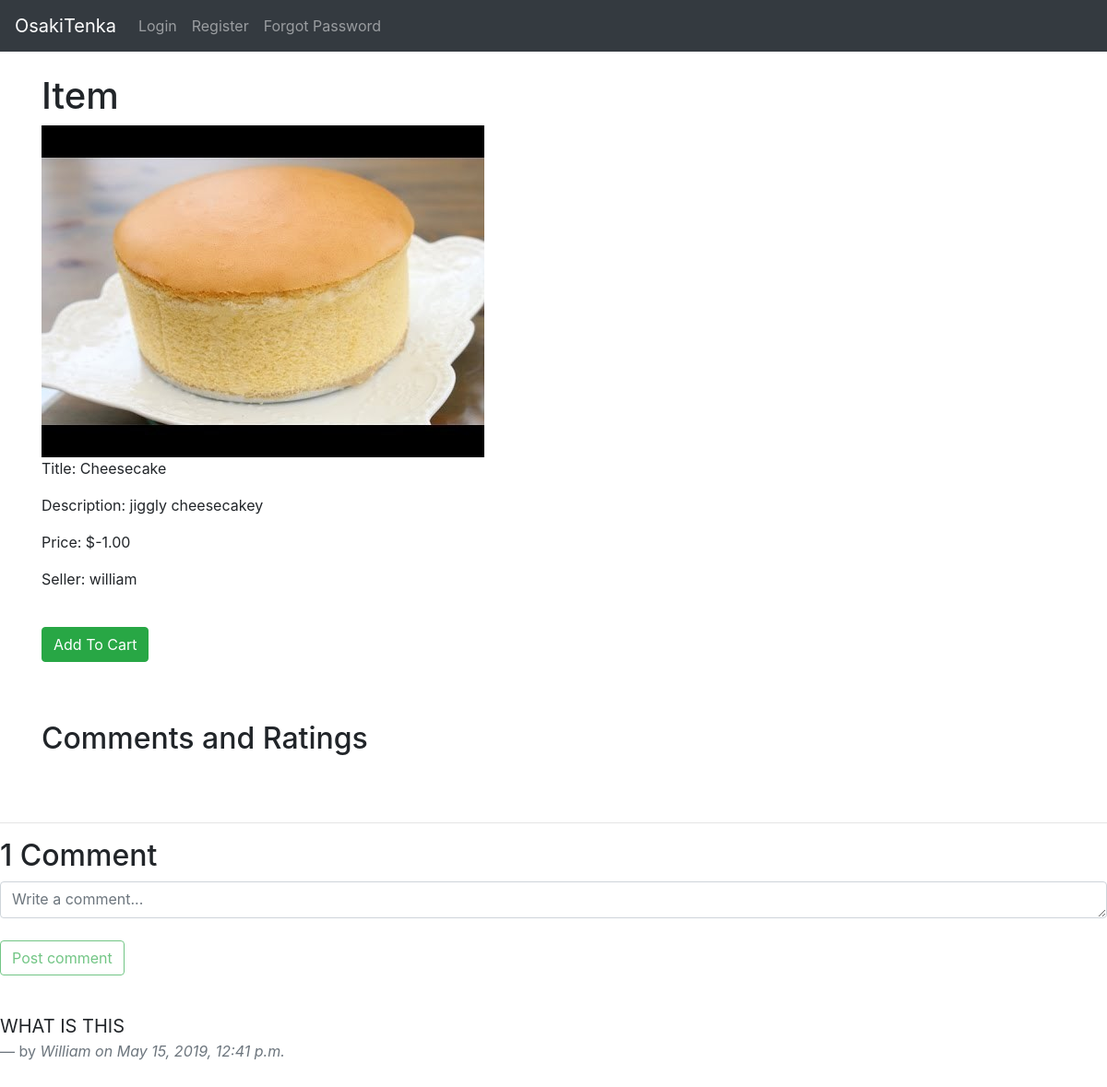
Page /product/item/2/ on the earlier database version.
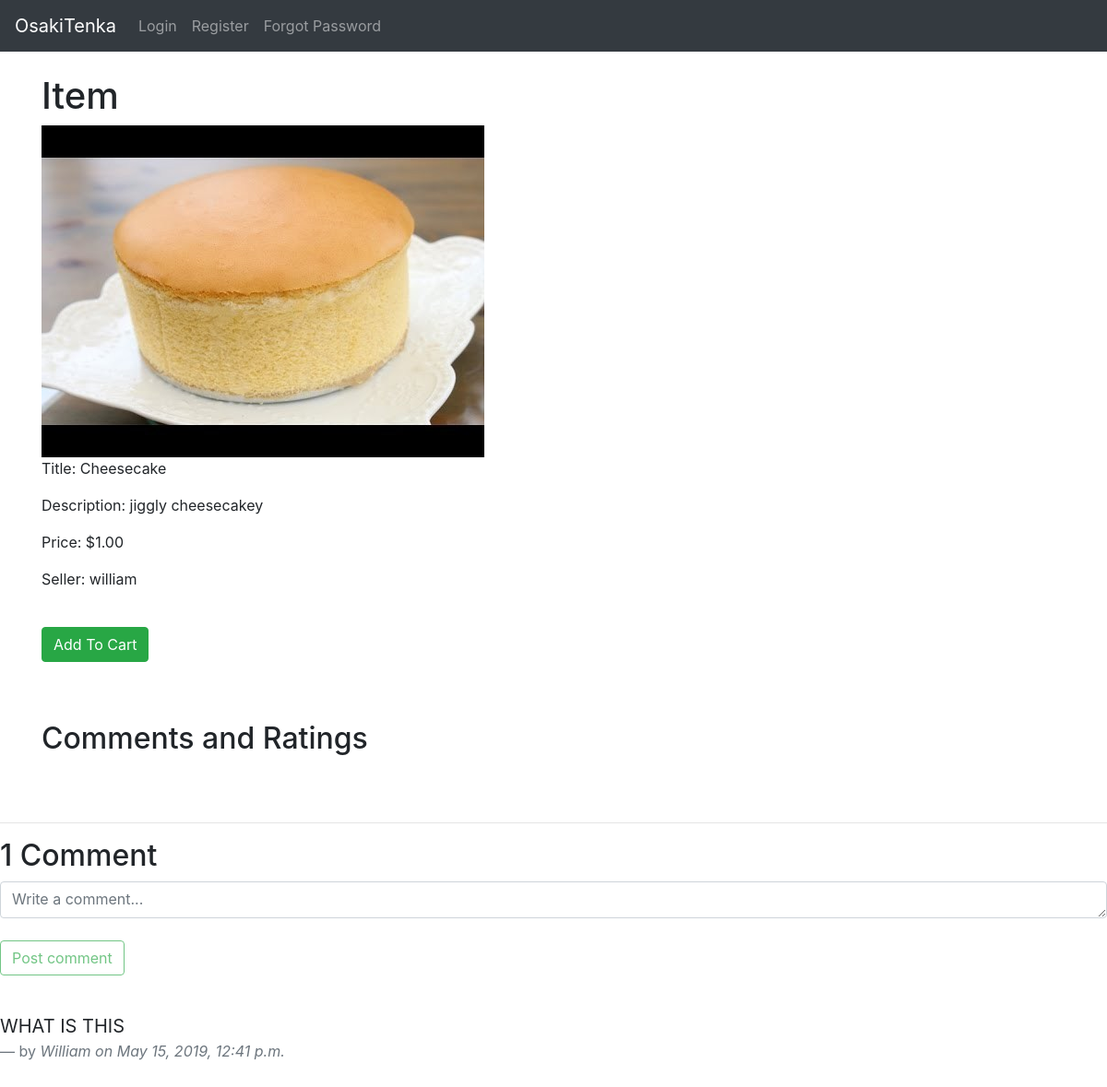
Same page on the later database version.
### products/models.py (models this page shows)
class Product(models.Model):
	seller = models.ForeignKey(User, related_name='seller', null=True, on_delete=models.SET_NULL)
	title = models.CharField(max_length=500)
	description = models.CharField(max_length=500, blank=True)
	keywords = models.CharField(max_length=500)
	price = models.DecimalField(max_digits=20, decimal_places=2, validators = [MinValueValidator(decimal.Decimal('0.01'))])
	created_date = models.DateTimeField(auto_now_add=True)
	updated_date = models.DateTimeField(auto_now=True)
	num_purchased = models.IntegerField(default=0)
	num_viewed = models.IntegerField(default=0)
	category = models.CharField(choices = CATEGORY_CHOICES, max_length = 4, default = 'GEN')

### products/views.py (the view, shortened to what this page needs)
# urls.py: url(r'^item/(?P<pk>\d+)/$', views.view_item, name='view_item'),
def view_item(request, pk=None):
	this_item = Product.objects.get(pk = pk)
	if pk:
		item = Product.objects.get(pk=pk)
		comments = Comment.objects.filter(parentProduct = item).order_by('-pk')
		item.num_viewed += 1
		item.save()
		img = ProductsImage.objects.filter(product=item)
	else:
		return redirect('home')
	if request.method == 'POST':
		comment_form = fComment(request.POST or None)
		if comment_form.is_valid():
			comment = request.POST.get('comment')
			comments = comments.create(parentProduct = item, user = request.user, comment = comment)
			comments.save()
			return HttpResponseRedirect(request.path_info)
	else:
		comment_form = fComment()
	args = {
		'item': item,
		'img': img,
		'comments': comments,
		'fComment': fComment,
		}
	return render(request, 'products/view_item.html', args)

### products/templates/products/view_item.html (shortened to what this page needs)
{% extends 'base.html' %}
{% block body %}
<div class='container'>
	<br>
	<h1>Item</h1>
	{% for image in img %}
		<div><img src="{{ image.image.url}}" width="480"></div>
	{% endfor %}
	<p>Title: {{ item.title }}</p>
	<p>Description: {{ item.description }}</p>
	<p>Price: ${{ item.price }}</p>
	<p>Seller: {{ item.seller }}</p>
	<br>
	<button type="button" class="btn btn-Success">Add To Cart</button> <br><br>
	<br>
	<h2>Comments and Ratings</h2>
</div>
<br><br>
<hr>
<h2>{{ comments.count }} Comment{{ comments|pluralize }}</h2>
<form method="post">
    {{ fComment }}
    <br>
    {% if user.is_authenticated %}
        <input type="submit" value="Post comment" class="btn btn-outline-success">
    {% else %}
        <input type="submit" value="Post comment" class="btn btn-outline-success" disabled>
    {% endif %}
</form>
<div class="main-comment-section">
    <br>
    {% for comment in comments %}
    <blockquote class="blockquote">
        <p class="mb-0">{{ comment.comment }}</p>
        <footer class="blockquote-footer">by <cite title="Source Title">{{ comment.user|capfirst}} on {{ comment.timestamp }}</cite></footer>
    </blockquote>
    <br>
    {% endfor %}
</div>
{% endblock %}

Differences in the rows shown:
changed Product "Cheesecake": price "-1.00" → "1.00"
